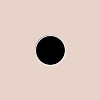
Frame 1 (no input)
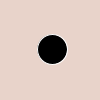
Frame 60 (the mouse pressed at the canvas centre just before this capture)
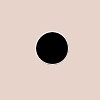
Frame 120 (the mouse held since frame 60 and released just before this capture)

The Processing sketch that drew these frames (run headless with seeded random() and noise(); from frame 60 on, the mouse is pressed at the canvas centre):

// Processing sketch: tapioka
// ── tapioka.pde
  float tapi_x,tapi_y,tapi_r;
  int gravity = 5;
  float a,angle;
  
  void setup(){
    tapi_x = width/2;
    tapi_y = height/2;
    tapi_r = 30;
  }

  void draw(){
    background(232,211,202);
    if (a>random(0,5)) {
      a-=0.1;
      }else{
        a+=0.1;
      }
      angle+=0.1;
      tapi_x = width/2+a*cos(angle);
      tapi_y = height/2+a*sin(angle);

    fill(0);
    stroke(255);
    strokeWeight(1);
    ellipse(tapi_x,tapi_y,tapi_r,tapi_r);
    if(mousePressed && tapi_r*tapi_r > (mouseX-tapi_x)*(mouseX-tapi_x+(mouseY-tapi_y)*(mouseY-tapi_y))){
        tapi_r += 3;
        mousePressed = false;
    }
    if(width<tapi_r||height < tapi_y+tapi_r){
      tapi_r = 30;
      tapi_y = height/2;
    }
  }
